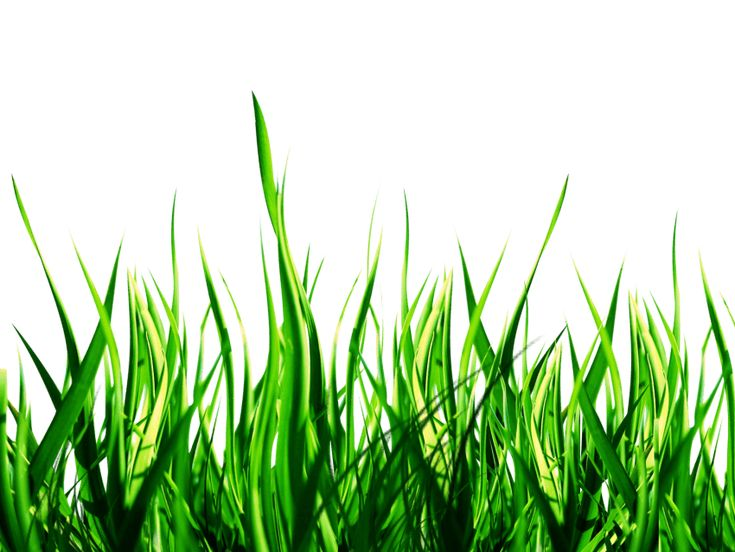
#> input picture test_image.png, 735 x 552 px
$ python main.py
#> lines starting #> are read from the running program, lines starting #| are printed output that depends on the picture
from PIL import Image
import numpy as np
import random


# Load the image
def load_image(test_image):
    img = Image.open(test_image)
    img = img.convert('RGB')  # Convert image to RGB if not already
    return np.array(img)


# Save the image
def save_image(image_array, save_path):
    img = Image.fromarray(image_array)
    img.save(save_path)


# Swap pixels at random locations
def swap_pixels(image_array, swap_count=1000):
    height, width, _ = image_array.shape
    for _ in range(swap_count):
        x1, y1 = random.randint(0, width - 1), random.randint(0, height - 1)
        x2, y2 = random.randint(0, width - 1), random.randint(0, height - 1)

        # Swap pixel values
        image_array[y1, x1], image_array[y2, x2] = image_array[y2, x2], image_array[y1, x1]
    return image_array


# Apply basic mathematical operations to each pixel
def apply_operation(image_array, operation="add", value=50):
    if operation == "add":
        image_array = np.clip(image_array + value, 0, 255)  # Add and clip pixel values to stay within [0, 255]
    elif operation == "subtract":
        image_array = np.clip(image_array - value, 0, 255)
    elif operation == "xor":
        image_array = image_array ^ value  # XOR operation
    return image_array


# Encrypt image using pixel manipulation
def encrypt_image(test_image, save_path, method="swap", value=50, swap_count=1000):
    img_array = load_image(test_image)

    if method == "swap":
        img_array = swap_pixels(img_array, swap_count)
    elif method in ["add", "subtract", "xor"]:
        img_array = apply_operation(img_array, method, value)

    save_image(img_array, save_path)


# Decrypt image (this is just reapplying the same operation)
def decrypt_image(test_image, save_path, method="swap", value=50, swap_count=1000):
    encrypt_image(test_image, save_path, method, value, swap_count)


# Example Usage
if __name__ == "__main__":
    # Encrypt image using pixel swapping
    encrypt_image("test_image.png", "encrypted_image.png", method="swap", swap_count=20000)
#> in load_image, img is the input picture: PIL image 735x552 RGB; mean R, G, B 180.7, 211.3, 167.5
#> after the loop in swap_pixels, `for _ in range(swap_count):`:
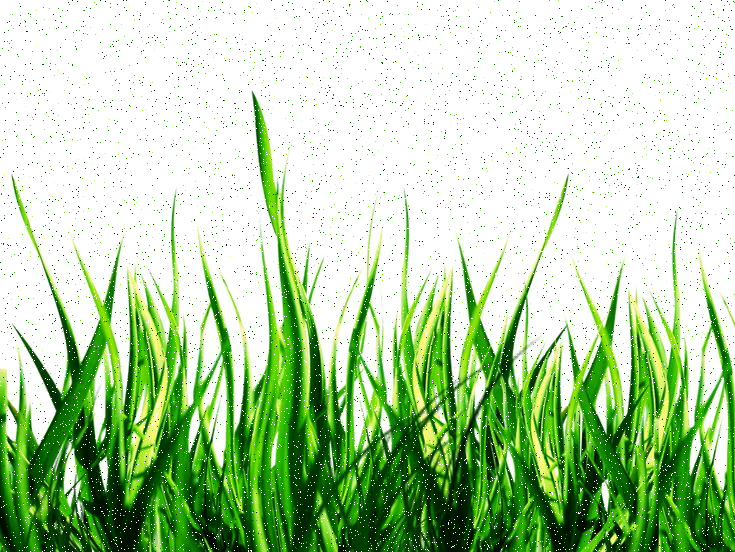
#> image_array: shape (552, 735, 3); mean R, G, B 180.7, 211.3, 167.5

    # Decrypt image by swapping pixels again (same swap count)
    decrypt_image("encrypted_image.png", "decrypted_image.png", method="swap", swap_count=20000)
#> call 2 of swap_pixels, with swap_count = 20000
#> after the loop in swap_pixels (call 2), `for _ in range(swap_count):`:
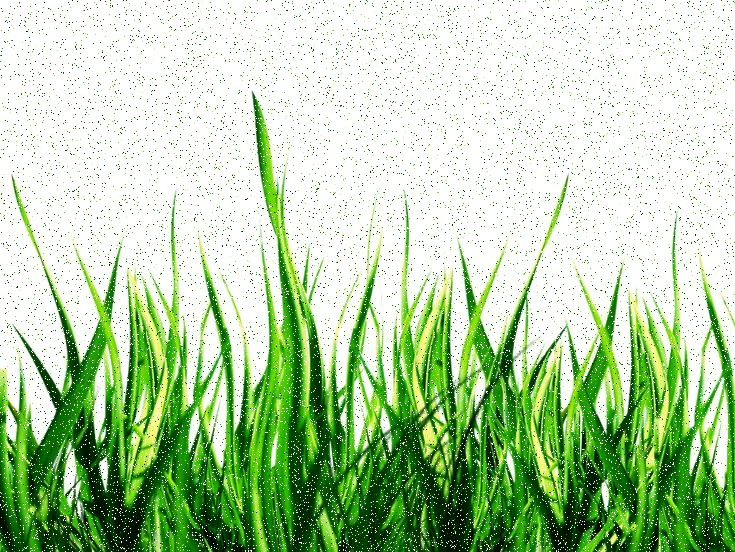
#> image_array: shape (552, 735, 3); mean R, G, B 180.8, 211.3, 167.6

    # Encrypt image using addition
    encrypt_image("test_image.png", "encrypted_add_image.png", method="add", value=100)
#> in apply_operation, `image_array = np.clip(image_array + value, 0, 255)`:
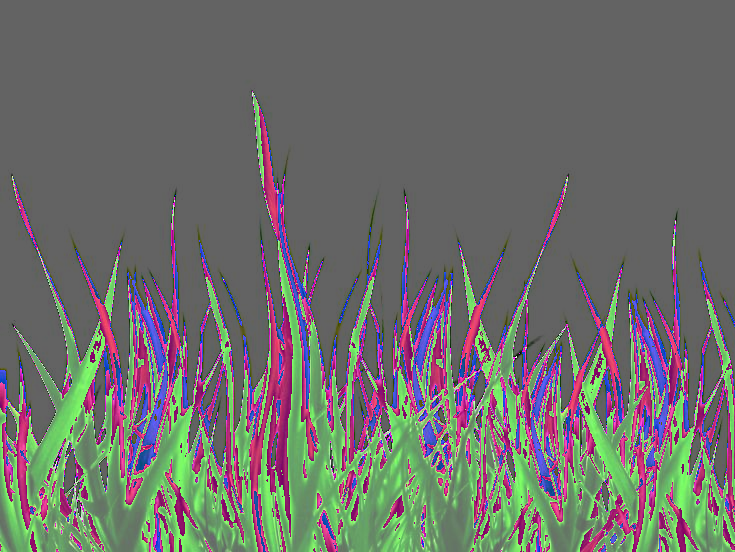
#> image_array: shape (552, 735, 3); mean of channels 0, 1, 2 109.5, 109.9, 106.5; drawn as R, G, B

    # Decrypt image using subtraction
    decrypt_image("encrypted_add_image.png", "decrypted_add_image.png", method="subtract", value=100)
